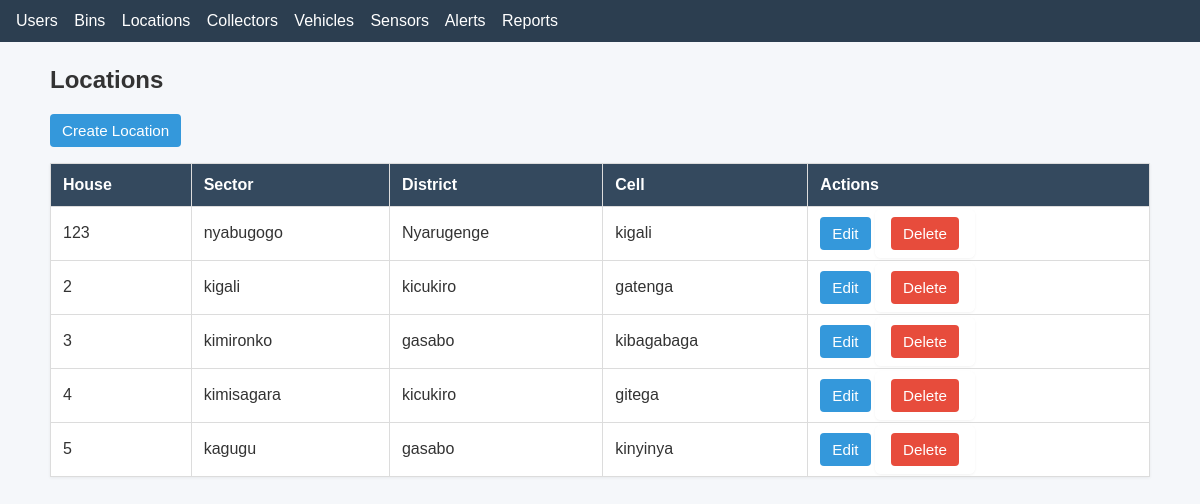
/locations/, run on an earlier commit of the app's database.
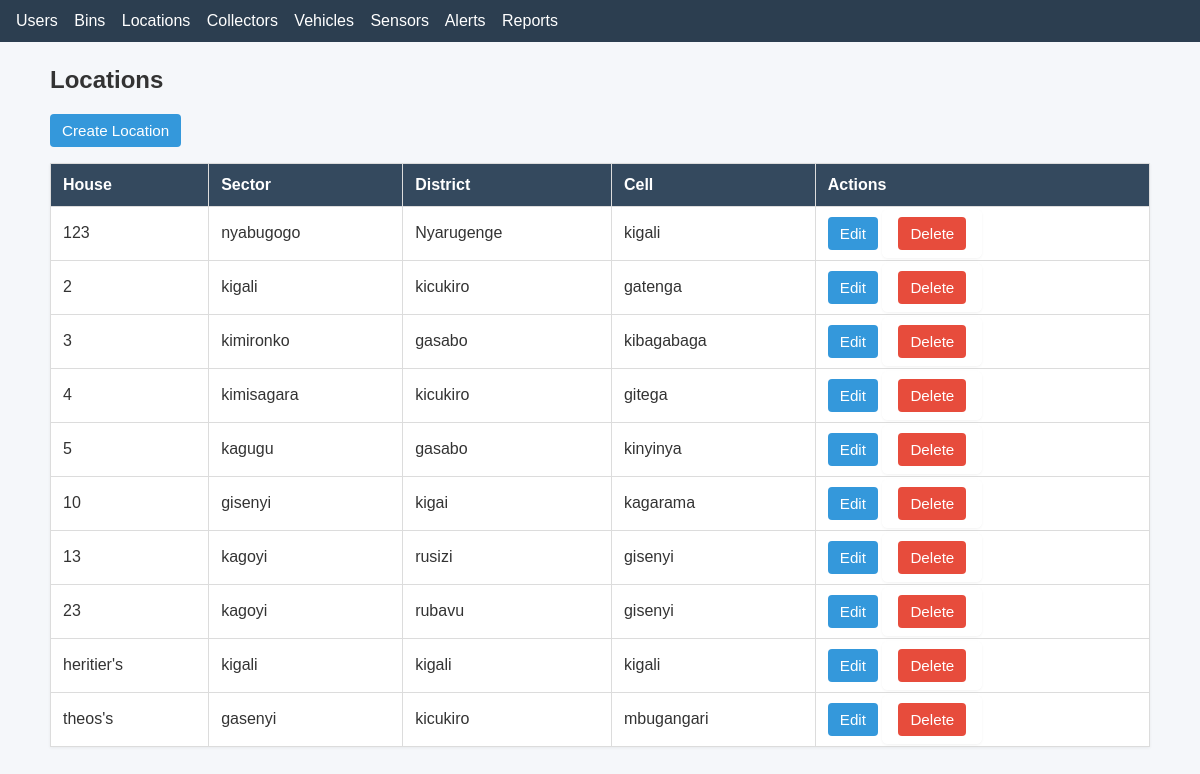
And on a later commit of the database.
### stwms/models.py (models this page shows, shortened)
class Location(models.Model):
    house= models.CharField(max_length=10, primary_key=True)
    sector = models.CharField(max_length=20)
    district = models.CharField(max_length=20)
    cell = models.CharField(max_length=20)

### stwms/views.py (the view)
# urls.py: path('locations/', views.location_list, name='location_list'),
def location_list(request):
    locations = Location.objects.all()
    return render(request, "location/location_list.html", {"locations": locations})

### stwms/templates/location/location_list.html
{% extends "base.html" %}
{% block content %}
<h2>Locations</h2>
<p><a class="btn" href="{% url 'stwms:location_create' %}">Create Location</a></p>
<table>
    <thead>
        <tr><th>House</th><th>Sector</th><th>District</th><th>Cell</th><th>Actions</th></tr>
    </thead>
    <tbody>
    {% for location in locations %}
        <tr>
            <td>{{ location.house }}</td>
            <td>{{ location.sector }}</td>
            <td>{{ location.district }}</td>
            <td>{{ location.cell }}</td>
            <td>
                <a class="btn" href="{% url 'stwms:location_update' location.pk %}">Edit</a>
                <form style="display:inline" method="post" action="{% url 'stwms:location_delete' location.pk %}">{% csrf_token %}
                    <button class="btn btn-danger" type="submit">Delete</button>
                </form>
            </td>
        </tr>
    {% empty %}
        <tr><td colspan="5">No locations yet.</td></tr>
    {% endfor %}
    </tbody>
</table>
{% endblock %}

### stwms/templates/base.html (shortened to what this page needs)
<!DOCTYPE html>
<html lang="en">
<head>
    {% load static %}
    <link rel="stylesheet" href="{% static 'styles.css' %}">
</head>
<body>
<nav>
    <a href="{% url 'stwms:users_list' %}">Users</a>
    <a href="{% url 'stwms:bin_list' %}">Bins</a>
    <a href="{% url 'stwms:location_list' %}">Locations</a>
    <a href="{% url 'stwms:collector_list' %}">Collectors</a>
    <a href="{% url 'stwms:vehicle_list' %}">Vehicles</a>
    <a href="{% url 'stwms:sensor_list' %}">Sensors</a>
    <a href="{% url 'stwms:alert_list' %}">Alerts</a>
    <a href="{% url 'stwms:report_list' %}">Reports</a>
</nav>
<div class="content">
    {% block content %}
    {% endblock %}
</div>
</body>
</html>

### static/styles.css (style rules this page uses)
body { font-family: Arial, Helvetica, sans-serif; background: #f5f7fa; color: #333; margin: 0; padding: 0; }
nav { background: #2c3e50; padding: 12px 16px; }
nav a { color: #fff; text-decoration: none; margin-right: 12px; }
.content { max-width: 1100px; margin: 24px auto; padding: 0 16px; }
table { width: 100%; border-collapse: collapse; background: #fff; margin-top: 12px; box-shadow: 0 1px 3px rgba(0,0,0,0.06); }
thead th { background: #34495e; color: #fff; text-align: left; padding: 12px; border: 1px solid #dcdcdc; }
tbody td { padding: 10px 12px; border: 1px solid #dcdcdc; vertical-align: middle; }
.btn { display: inline-block; padding: 8px 12px; background: #3498db; color: #fff; text-decoration: none; border-radius: 4px; border: none; cursor: pointer; font-size: 0.95rem; }
.btn-danger { background: #e74c3c; }
form { background: #fff; padding: 16px; border-radius: 6px; box-shadow: 0 1px 3px rgba(0,0,0,0.05); }

What changed in the data, as far as the page shows it:
added Location: house "10", sector "gisenyi", district "kigai", cell "kagarama"
added Location: house "13", sector "kagoyi", district "rusizi", cell "gisenyi"
added Location: house "23", sector "kagoyi", district "rubavu", cell "gisenyi"
added Location: house "heritier's", sector "kigali", district "kigali", cell "kigali"
added Location: house "theos's", sector "gasenyi", district "kicukiro", cell "mbugangari"
